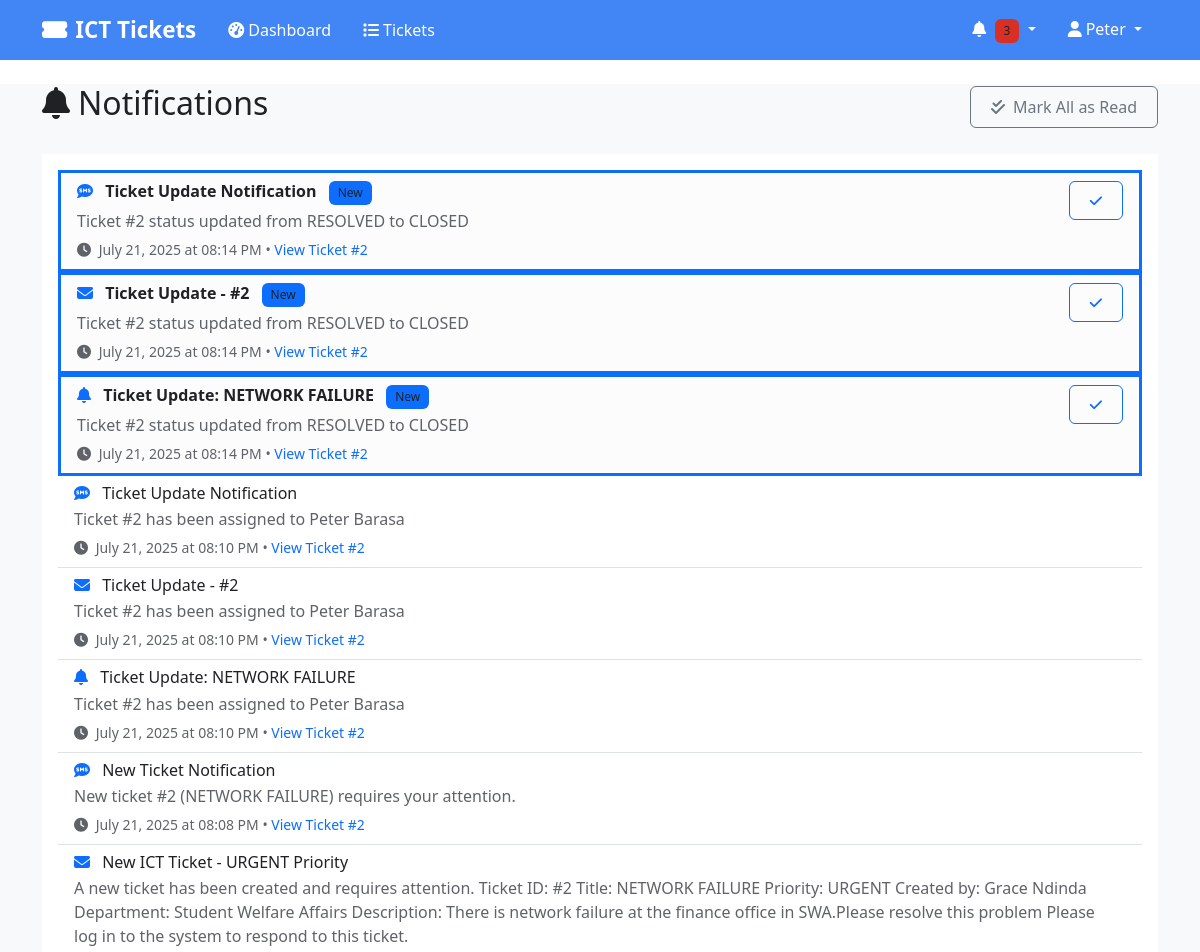
The page /notifications (signed in, upper part) on the database as committed earlier.
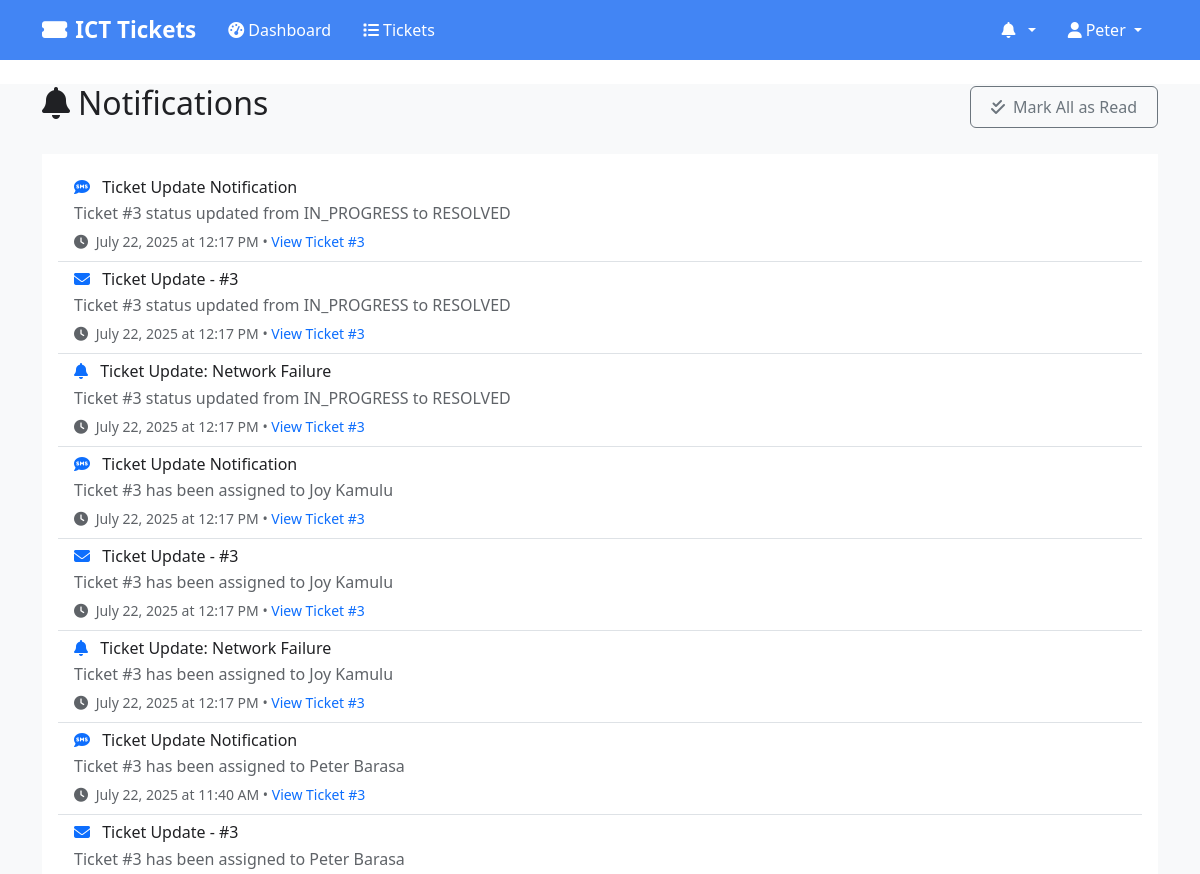
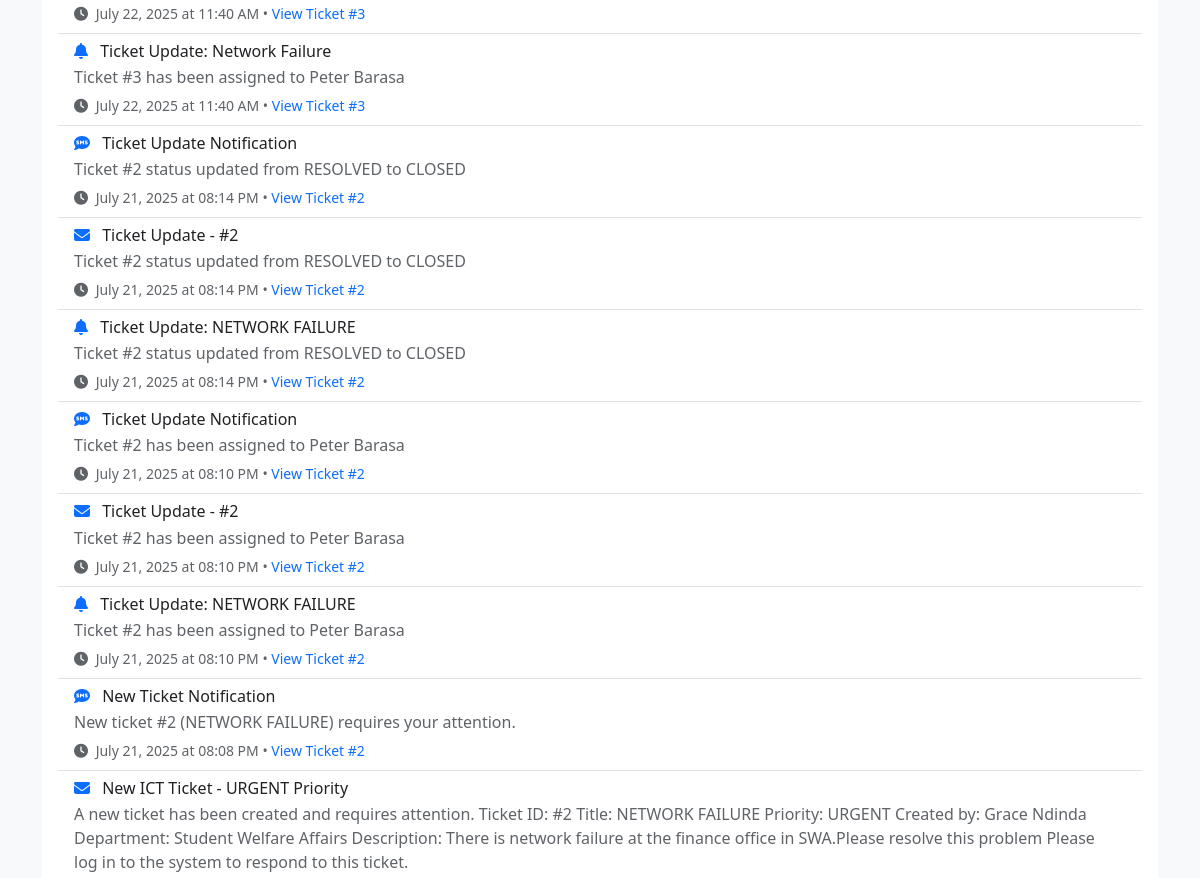
The same page on the database as committed later (2 pictures, top to bottom).
### models.py (models this page shows, shortened)
class Notification(db.Model):
    __tablename__ = 'notifications'
    id = db.Column(db.Integer, primary_key=True)
    user_id = db.Column(db.Integer, db.ForeignKey('users.id'), nullable=False)
    ticket_id = db.Column(db.Integer, db.ForeignKey('tickets.id'), nullable=True)
    title = db.Column(db.String(200), nullable=False)
    message = db.Column(db.Text, nullable=False)
    is_read = db.Column(db.Boolean, default=False)
    notification_type = db.Column(db.String(20), nullable=False)  # 'EMAIL', 'SMS', 'SYSTEM'
    sent_at = db.Column(db.DateTime, nullable=True)
    created_at = db.Column(db.DateTime, default=datetime.utcnow)
    user = db.relationship('User', backref='notifications')

### routes.py (the view)
@app.route('/notifications')
@login_required
def list_notifications():
    notifications = Notification.query.filter_by(user_id=current_user.id)\
        .order_by(Notification.created_at.desc()).all()
    return render_template('notifications.html', notifications=notifications)

### app.py (called while the page is built)
@login_manager.user_loader
def load_user(user_id):
    from models import User
    return User.query.get(int(user_id))

### models.py (called while the page is built)
    @property
    def full_name(self):
        return f"{self.first_name} {self.last_name}"

### templates/notifications.html (shortened to what this page needs)
{% extends "base.html" %}
{% block content %}
<div class="container">
    <div class="row">
        <div class="col-12">
            <div class="d-flex justify-content-between align-items-center mb-4">
                <h2><i class="fas fa-bell me-2"></i>Notifications</h2>
                <button class="btn btn-outline-secondary" onclick="markAllAsRead()">
                    <i class="fas fa-check-double me-2"></i>Mark All as Read
                </button>
            </div>
        </div>
    </div>
    <div class="row">
        <div class="col-12">
            <div class="card">
                <div class="card-body">
                    {% if notifications %}
                    <div class="list-group list-group-flush">
                        {% for notification in notifications %}
                        <div class="list-group-item {% if not notification.is_read %}list-group-item-light border-start border-primary border-3{% endif %}">
                            <div class="d-flex justify-content-between align-items-start">
                                <div class="flex-grow-1">
                                    <h6 class="mb-1 {% if not notification.is_read %}fw-bold{% endif %}">
                                        <i class="fas fa-{% if notification.notification_type == 'EMAIL' %}envelope{% elif notification.notification_type == 'SMS' %}sms{% else %}bell{% endif %} me-2 text-primary"></i>
                                        {{ notification.title }}
                                        {% if not notification.is_read %}
                                        <span class="badge bg-primary ms-2">New</span>
                                        {% endif %}
                                    </h6>
                                    <p class="mb-1 text-muted">{{ notification.message }}</p>
                                    <small class="text-muted">
                                        <i class="fas fa-clock me-1"></i>
                                        {{ notification.created_at.strftime('%B %d, %Y at %I:%M %p') }}
                                        {% if notification.ticket_id %}
                                        • <a href="{{ url_for('view_ticket', ticket_id=notification.ticket_id) }}" class="text-decoration-none">
                                            View Ticket #{{ notification.ticket_id }}
                                        </a>
                                        {% endif %}
                                    </small>
                                </div>
                                <div class="ms-3">
                                    {% if not notification.is_read %}
                                    <button class="btn btn-sm btn-outline-primary"
                                            onclick="markAsRead({{ notification.id }})">
                                        <i class="fas fa-check"></i>
                                    </button>
                                    {% endif %}
                                </div>
                            </div>
                        </div>
                        {% endfor %}
                    </div>
                    {% else %}
                    <div class="text-center py-5">
                        <i class="fas fa-bell-slash fs-1 text-muted mb-3"></i>
                        <h5 class="text-muted">No notifications</h5>
                        <p class="text-muted">You're all caught up! New notifications will appear here.</p>
                    </div>
                    {% endif %}
                </div>
            </div>
        </div>
    </div>
</div>
{% endblock %}

### templates/base.html (shortened to what this page needs)
<!DOCTYPE html>
<html lang="en">
<head>
    <link href="https://cdn.jsdelivr.net/npm/bootstrap@5.3.0/dist/css/bootstrap.min.css" rel="stylesheet">
    <link href="https://cdnjs.cloudflare.com/ajax/libs/font-awesome/6.4.0/css/all.min.css" rel="stylesheet">
    <link href="{{ url_for('static', filename='css/style.css') }}" rel="stylesheet">
</head>
<body>
    <nav class="navbar navbar-expand-lg shadow-sm" style="background-color: #4285f4 !important;">
        <div class="container" style="background-color: #4285f4;">
            <a class="navbar-brand" href="{{ url_for('dashboard' if current_user.is_authenticated else 'index') }}" style="color: #ffffff !important; font-weight: 600;">
                <i class="fas fa-ticket-alt me-2"></i>ICT Tickets
            </a>
            {% if current_user.is_authenticated %}
            <div class="collapse navbar-collapse" id="navbarNav">
                <ul class="navbar-nav me-auto">
                    <li class="nav-item">
                        <a class="nav-link" href="{{ url_for('dashboard') }}" style="color: #ffffff !important; font-weight: 500;">
                            <i class="fas fa-tachometer-alt me-1"></i>Dashboard
                        </a>
                    </li>
                    <li class="nav-item">
                        <a class="nav-link" href="{{ url_for('list_tickets') }}" style="color: #ffffff !important; font-weight: 500;">
                            <i class="fas fa-list me-1"></i>Tickets
                        </a>
                    </li>
                </ul>
                <ul class="navbar-nav">
                    <li class="nav-item dropdown">
                        <a class="nav-link dropdown-toggle" href="#" role="button" data-bs-toggle="dropdown" style="color: #ffffff !important; font-weight: 500;">
                            <i class="fas fa-bell me-1"></i>
                            {% set unread_count = 0 %}
                            {% if current_user.notifications is defined and current_user.notifications %}
                                {% set unread_count = current_user.notifications|selectattr('is_read', 'equalto', False)|list|length %}
                            {% endif %}
                            {% if unread_count > 0 %}
                            <span class="badge bg-danger">{{ unread_count }}</span>
                            {% endif %}
                        </a>
                            {% set recent_notifications = [] %}
                            {% if current_user.notifications is defined and current_user.notifications %}
                                {% set recent_notifications = current_user.notifications[:5] %}
                            {% endif %}
                    </li>
                    <li class="nav-item dropdown">
                        <a class="nav-link dropdown-toggle" href="#" role="button" data-bs-toggle="dropdown" style="color: #ffffff !important; font-weight: 500;">
                            <i class="fas fa-user me-1"></i>{{ current_user.first_name }}
                        </a>
                    </li>
                </ul>
            </div>
            {% endif %}
        </div>
    </nav>
    <main class="container-fluid mt-4">
        {% block content %}{% endblock %}
    </main>
</body>
</html>

Rows that differ between the two databases and show on the page:
added Notification: title "Ticket Update Notification", message "Ticket #3 status updated from IN_PROGRESS to RESOLVED", created_at "July 22, 2025 at 12:17 PM", ticket_id "3"
added Notification: title "Ticket Update - #3", message "Ticket #3 status updated from IN_PROGRESS to RESOLVED", created_at "July 22, 2025 at 12:17 PM", ticket_id "3"
added Notification: title "Ticket Update: Network Failure", message "Ticket #3 status updated from IN_PROGRESS to RESOLVED", created_at "July 22, 2025 at 12:17 PM", ticket_id "3"
added Notification: title "Ticket Update Notification", message "Ticket #3 has been assigned to Joy Kamulu", created_at "July 22, 2025 at 12:17 PM", ticket_id "3"
added Notification: title "Ticket Update - #3", message "Ticket #3 has been assigned to Joy Kamulu", created_at "July 22, 2025 at 12:17 PM", ticket_id "3"
added Notification: title "Ticket Update: Network Failure", message "Ticket #3 has been assigned to Joy Kamulu", created_at "July 22, 2025 at 12:17 PM", ticket_id "3"
added Notification: title "Ticket Update Notification", message "Ticket #3 has been assigned to Peter Barasa", created_at "July 22, 2025 at 11:40 AM", ticket_id "3"
added Notification: title "Ticket Update - #3", message "Ticket #3 has been assigned to Peter Barasa", created_at "July 22, 2025 at 11:40 AM", ticket_id "3"
added Notification: title "Ticket Update: Network Failure", message "Ticket #3 has been assigned to Peter Barasa", created_at "July 22, 2025 at 11:40 AM", ticket_id "3"
changed Notification (number 10 of 17 on the later page): no longer shows "New"
changed Notification (number 11 of 17 on the later page): no longer shows "New"
changed Notification (number 12 of 17 on the later page): no longer shows "New"
Other text that changed with them:
{{ unread_count }}: "3" → (not shown)
